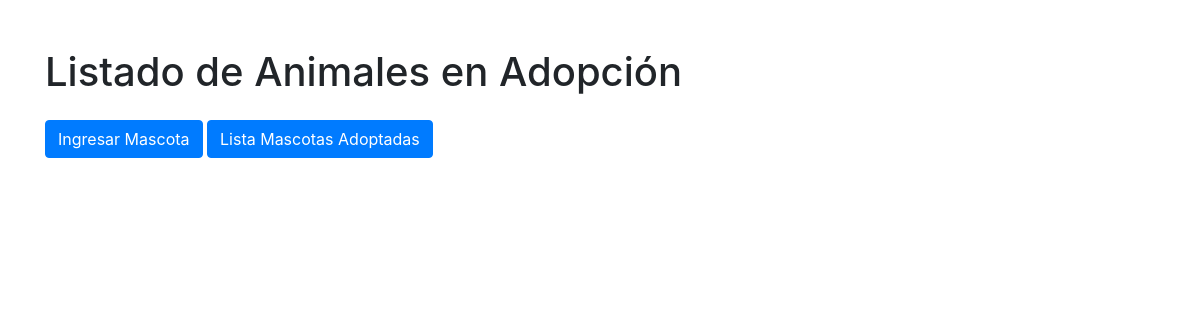
The app's page /listado_mascotas/, older data.
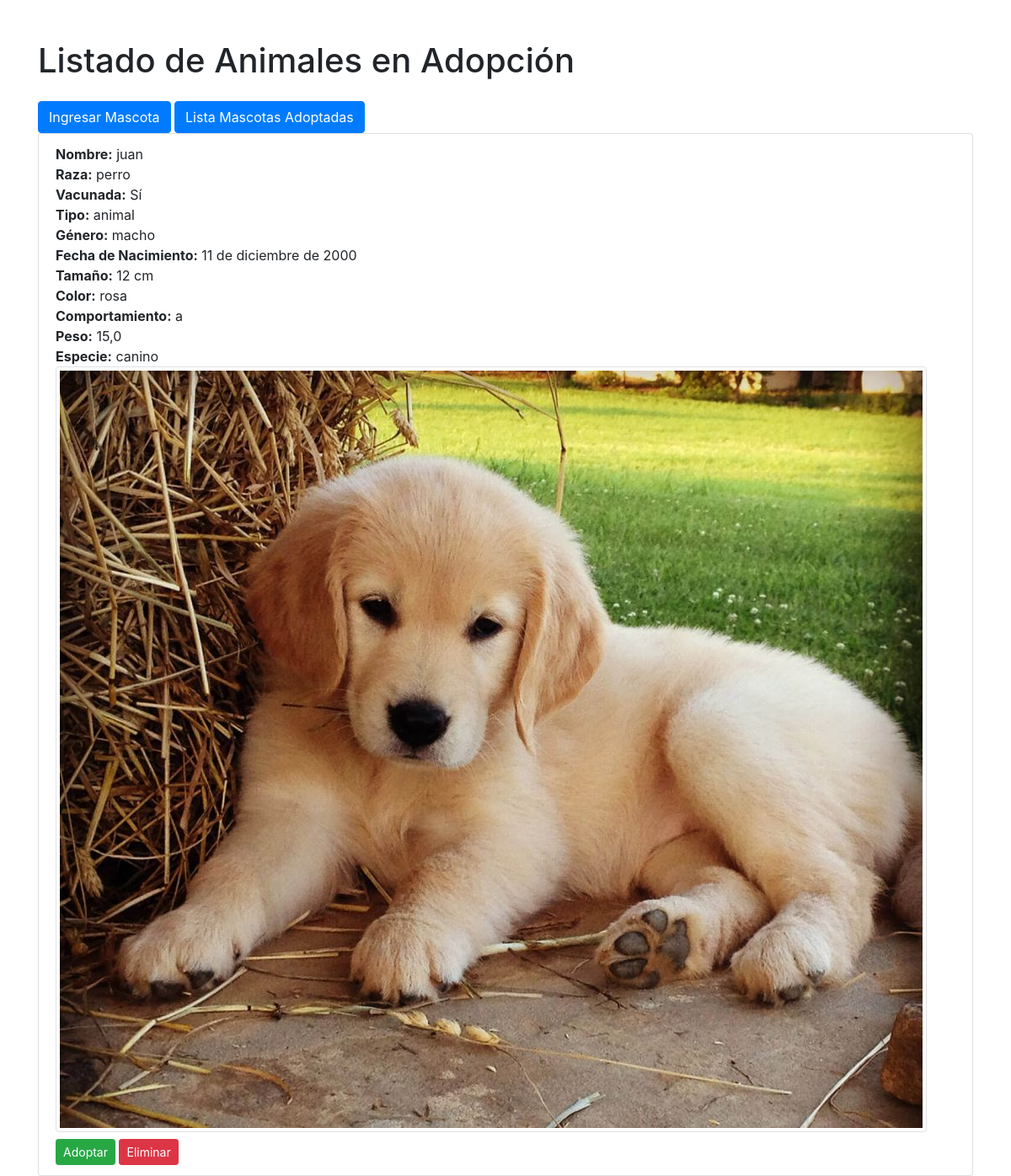
The same page, newer data.
### mascotas/models.py (models this page shows, shortened)
class Mascota(models.Model):
    id_mascotas = models.AutoField(primary_key=True)
    rut_usuario = models.ForeignKey('mascotas.Usuario', related_name='mascotas', on_delete=models.CASCADE)
    nombre_m = models.CharField(max_length=100)
    raza_m = models.CharField(max_length=100)
    vacuna_m = models.BooleanField(default=False)
    tipo_m = models.CharField(max_length=100)
    genero_m = models.CharField(max_length=10)
    fecha_nac_m = models.DateField()
    tamaño_m = models.CharField(max_length=20)
    color_m = models.CharField(max_length=50)
    comportamiento_m = models.TextField()
    peso_m = models.FloatField()
    especie_m = models.CharField(max_length=50)
    imagen = models.ImageField(upload_to='uploads', blank=True, null=True)
    class Meta:
        app_label = 'mascotas'

### mascotas/views.py (the view)
# urls.py: path('listado_mascotas/', views.listado_mascotas, name='listado_mascotas'),
def listado_mascotas(request):
    mascotas = Mascota.objects.all()
    return render(request, 'mascotas/listado_mascotas.html', {'mascotas': mascotas})

### mascotas/templates/mascotas/listado_mascotas.html (shortened to what this page needs)
<!DOCTYPE html>
<html lang="es">
<head>
    <link rel="stylesheet" href="https://stackpath.bootstrapcdn.com/bootstrap/4.5.2/css/bootstrap.min.css">
</head>
<body class="container mt-5">
    <h1>Listado de Animales en Adopción</h1>
    <a href="{% url 'ingresar_mascota' %}" class="btn btn-primary mt-3">Ingresar Mascota</a>
    <a href="{% url 'adoptar_mascota_lista' %}" class="btn btn-primary mt-3">Lista Mascotas Adoptadas</a>
    <ul class="list-group">
        {% for mascota in mascotas %}
            <li class="list-group-item">
                <strong>Nombre:</strong> {{ mascota.nombre_m }}<br>
                <strong>Raza:</strong> {{ mascota.raza_m }}<br>
                <strong>Vacunada:</strong> {% if mascota.vacuna_m %}Sí{% else %}No{% endif %}<br>
                <strong>Tipo:</strong> {{ mascota.tipo_m }}<br>
                <strong>Género:</strong> {{ mascota.genero_m }}<br>
                <strong>Fecha de Nacimiento:</strong> {{ mascota.fecha_nac_m }}<br>
                <strong>Tamaño:</strong> {{ mascota.tamaño_m }}<br>
                <strong>Color:</strong> {{ mascota.color_m }}<br>
                <strong>Comportamiento:</strong> {{ mascota.comportamiento_m }}<br>
                <strong>Peso:</strong> {{ mascota.peso_m }}<br>
                <strong>Especie:</strong> {{ mascota.especie_m }}<br>
                {% if mascota.imagen %}
                <img src="{{ mascota.imagen.url }}" alt="Imagen de {{ mascota.nombre_m }}" class="img-thumbnail">
                {% endif %}
                <a href="{% url 'adoptar_mascota' mascota.id_mascotas %}" class="btn btn-success btn-sm mt-2">Adoptar</a>
                <form method="post" action="{% url 'eliminar_mascota' mascota.id_mascotas %}" style="display:inline;">
                    <button type="submit" class="btn btn-danger btn-sm mt-2">Eliminar</button>
                </form>
            </li>
        {% endfor %}
    </ul>
</body>
</html>

Row changes from the older to the newer data that the page shows:
added Mascota: nombre_m "juan", raza_m "perro", vacuna_m "Sí", tipo_m "animal", genero_m "macho", fecha_nac_m "11 de diciembre de 2000", tamaño_m "12 cm", color_m "rosa", comportamiento_m "a", peso_m "15,0", especie_m "canino", imagen (picture)
